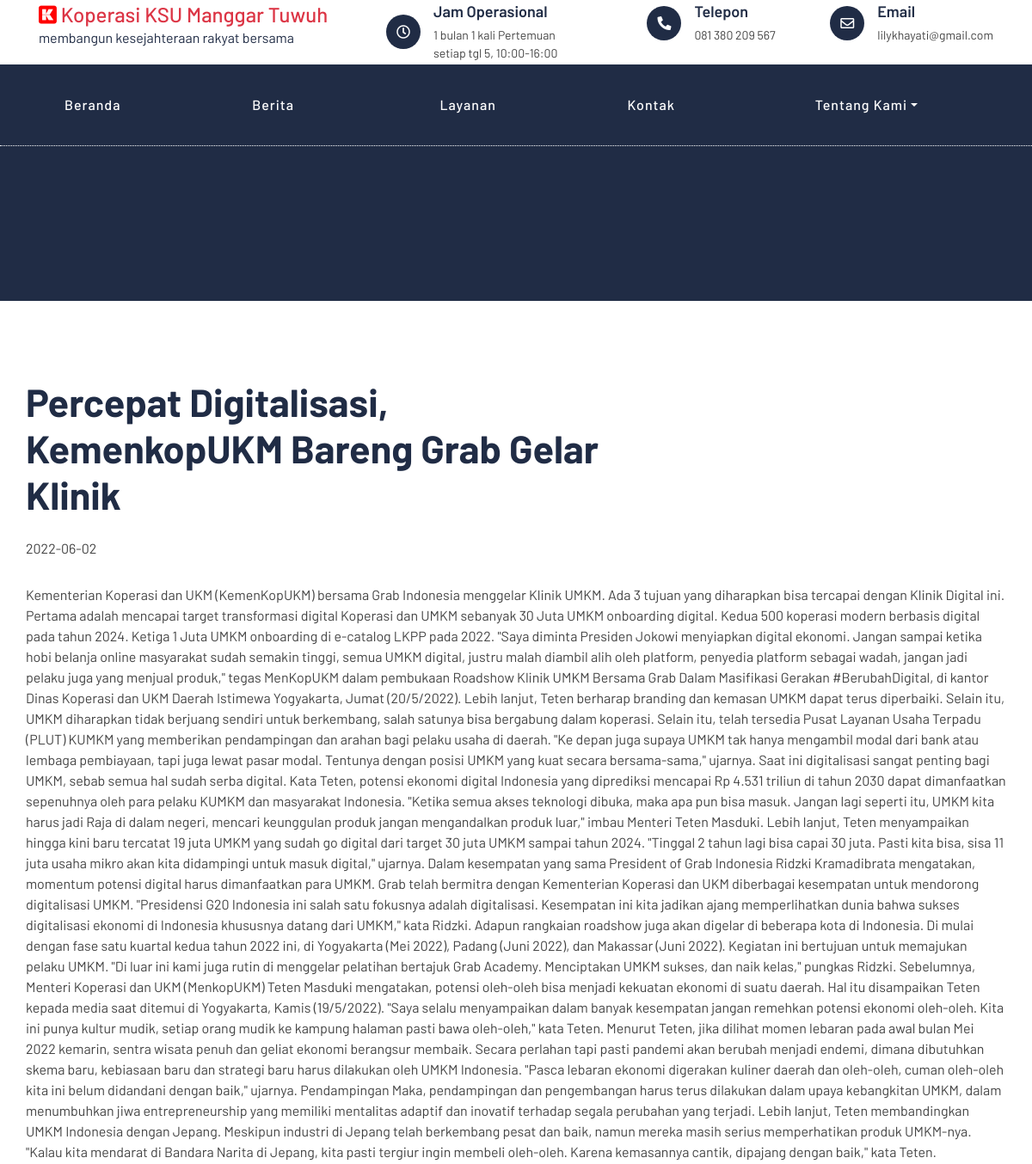
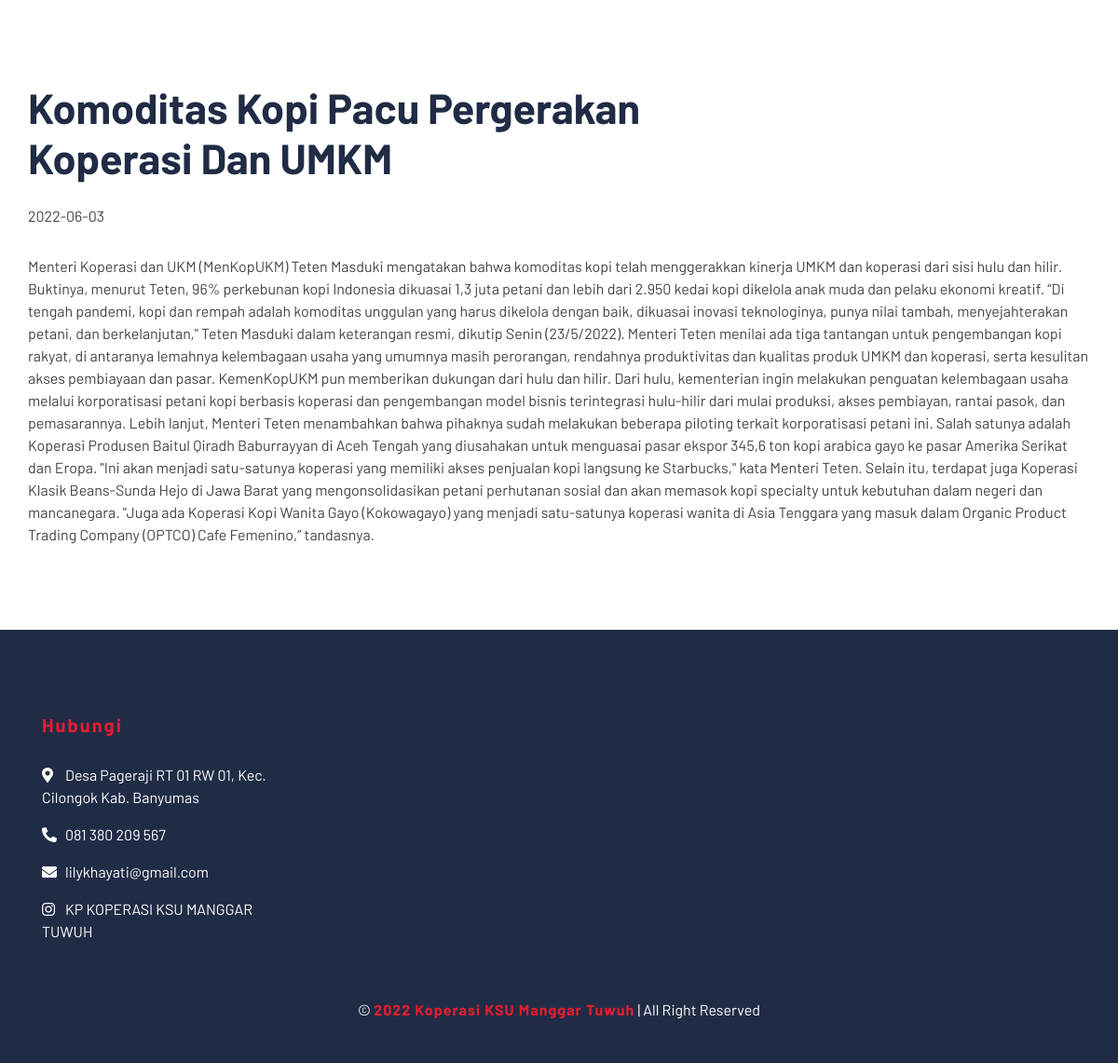
Screenshot of /index.php/home/artikel with the database file from the repository (2 pictures, top to bottom).
### tables this page shows
CREATE TABLE `data_berita` (
  `gambar` varchar(256) NOT NULL,
  `tanggal` date NOT NULL,
  `judul` text NOT NULL,
  `isi` text NOT NULL,
  `tanggal_update` timestamp NOT NULL DEFAULT current_timestamp() ON UPDATE current_timestamp(),
  `id_berita` int(10) NOT NULL
);

### application/controllers/Home.php (called while the page is built, shortened)
<?php
class Home extends CI_Controller
{
    public function __construct()
    {
        $this->load->library('form_validation');
        $this->load->model('berita_model');
        $this->load->helper('url');
    }
    public function artikel()
    {
        $data['data'] = $this->db->get('data_berita')->result_array();
        $this->load->view('artikel', $data);
    }
}

### index.php (called while the page is built, shortened)
<?php
require_once BASEPATH.'core/CodeIgniter.php';

### application/views/artikel.php (the view, shortened to what this page needs)
<?php include 'header.php'; ?>
        <div class="page-header">
        </div>
                    <?php foreach ($data as $d) : ?>
        <div class="about">
            <div class="container">
                <div class="row align-items-center">
                    <div class="col-lg-100">
                        <div class="section-header text-left">
                            <h2><?=$d['judul'];?></h2>
                            <br>
                        <?=$d['tanggal'];?>
                        </div>
                        <div class="about-content">
                            <p>
                            <?=$d['isi'];?>
                            </p>
                        </div>
                    </div>
                </div>
            </div>
        </div>
                    <?php endforeach; ?>
        <div class="footer">
            <div class="container">
                <div class="row">
                    <div class="col-lg-3 col-md-6">
                        <div class="footer-contact">
                            <h2>Hubungi</h2>
                            <p><i class="fa fa-map-marker-alt"></i>Desa Pageraji RT 01 RW 01, Kec. Cilongok Kab. Banyumas</p>
                            <p><i class="fa fa-phone-alt"></i>081 380 209 567</p>
                            <p><i class="fa fa-envelope"></i>lilykhayati@gmail.com</p>
                            <p><i class="fab fa-instagram"></i>KP KOPERASI KSU MANGGAR TUWUH</p>
                        </div>
                    </div>
                </div>
            </div>
            <div class="container copyright">
                <p>&copy; <a href="#">2022 Koperasi KSU Manggar Tuwuh</a> | All Right Reserved</p>
            </div>
        </div>
    </body>
</html>

### assets/css/style.css (style rules this page uses)
body { color: #444444; font-weight: 400; background: #ffffff; font-family: "Barlow", sans-serif; }
h1, h2, h3, h4, h5, h6 { color: #202c45; }
a { color: #202c45; transition: 0.3s; }
.page-header { position: relative; margin-bottom: 45px; padding: 90px 0; text-align: center; background: #202c45; border-top: 1px dotted #ffffff; }
.section-header { position: relative; width: 100%; max-width: 700px; margin: 0 auto 45px auto; }
.section-header h2 { margin: 0; font-size: 45px; font-weight: 700; text-transform: capitalize; }
.about { position: relative; width: 100%; padding: 45px 0 15px 0; }
.about .section-header { margin-bottom: 30px; margin-left: 0; }
.about .about-content { margin-bottom: 30px; }
.footer { position: relative; margin-top: 45px; padding-top: 90px; background: #202c45; }
.footer .footer-contact, .footer .footer-link, .footer .footer-newsletter { position: relative; margin-bottom: 45px; color: #ffffff; }
.footer .footer-contact h2, .footer .footer-link h2, .footer .footer-newsletter h2 { margin-bottom: 30px; font-size: 20px; font-weight: 700; letter-spacing: 2px; color: #e81c2e; }
.footer .footer-contact p i { width: 25px; }
.footer .copyright { text-align: center; padding-top: 15px; padding-bottom: 45px; }
.footer .copyright p { margin: 0; color: #ffffff; }
.footer .copyright p a { color: #e81c2e; font-weight: 700; letter-spacing: 1px; }

### rows the page displays
data_berita: judul "Percepat Digitalisasi, KemenkopUKM Bareng Grab Gelar Klinik", tanggal "2022-06-02", isi "Kementerian Koperasi dan UKM (KemenKopUKM) bersama Grab Indonesia menggelar Klinik UMKM. Ada 3 tujuan yang diharapkan bisa tercapai dengan Klinik Digital ini. Pertama adalah mencapai target transformasi digital Koperasi dan UMKM sebanyak 30 Juta UMKM onboarding digital. Kedua 500 koperasi modern berbasis digital pada tahun 2024. Ketiga 1 Juta UMKM onboarding di e-catalog LKPP pada 2022. \"Saya diminta Presiden Jokowi menyiapkan digital ekonomi. Jangan sampai ketika hobi belanja online masyarakat sudah semakin tinggi, semua UMKM digital, justru malah diambil alih oleh platform, penyedia platform sebagai wadah, jangan jadi pelaku juga yang menjual produk,\" tegas MenKopUKM dalam pembukaan…"
data_berita: judul "Komoditas Kopi Pacu Pergerakan Koperasi Dan UMKM", tanggal "2022-06-03", isi "Menteri Koperasi dan UKM (MenKopUKM) Teten Masduki mengatakan bahwa komoditas kopi telah menggerakkan kinerja UMKM dan koperasi dari sisi hulu dan hilir. Buktinya, menurut Teten, 96% perkebunan kopi Indonesia dikuasai 1,3 juta petani dan lebih dari 2.950 kedai kopi dikelola anak muda dan pelaku ekonomi kreatif. “Di tengah pandemi, kopi dan rempah adalah komoditas unggulan yang harus dikelola dengan baik, dikuasai inovasi teknologinya, punya nilai tambah, menyejahterakan petani, dan berkelanjutan,\" Teten Masduki dalam keterangan resmi, dikutip Senin (23/5/2022). Menteri Teten menilai ada tiga tantangan untuk pengembangan kopi rakyat, di antaranya lemahnya kelembagaan usaha yang umumnya masih…"
